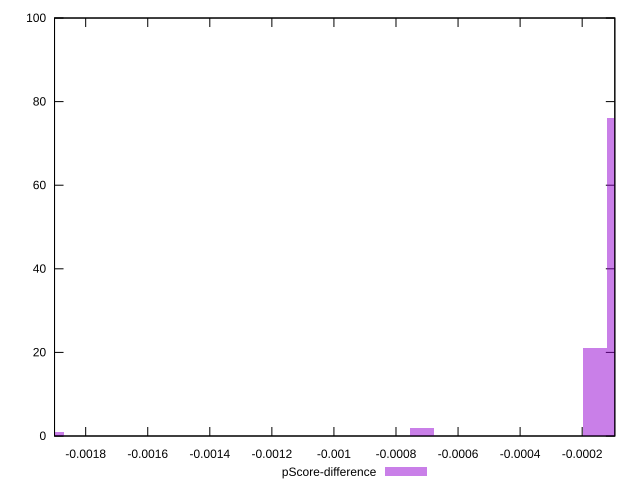

This chart was generated by the following gnuplot code:
reset

$pScoreDifference <<EOF
-0.0019092062430522815 1
-0.00007955026012717839 76
-0.00015910052025435678 21
-0.0007159523411446056 2
EOF

set key outside below
set boxwidth 0.00007955026012717839
set xrange [-0.0019003822554981564:-0.00009477924213108224]
set yrange [0:100]
set trange [0:100]
set style fill transparent solid 0.5 noborder
set terminal svg size 640, 490 enhanced background rgb 'white'
set output "reports/report_00032_2021-02-25T10-28-15.087Z/speed-index/samples/agenda/pScore-difference/histogram.svg"

plot $pScoreDifference title "pScore-difference" with boxes

reset
